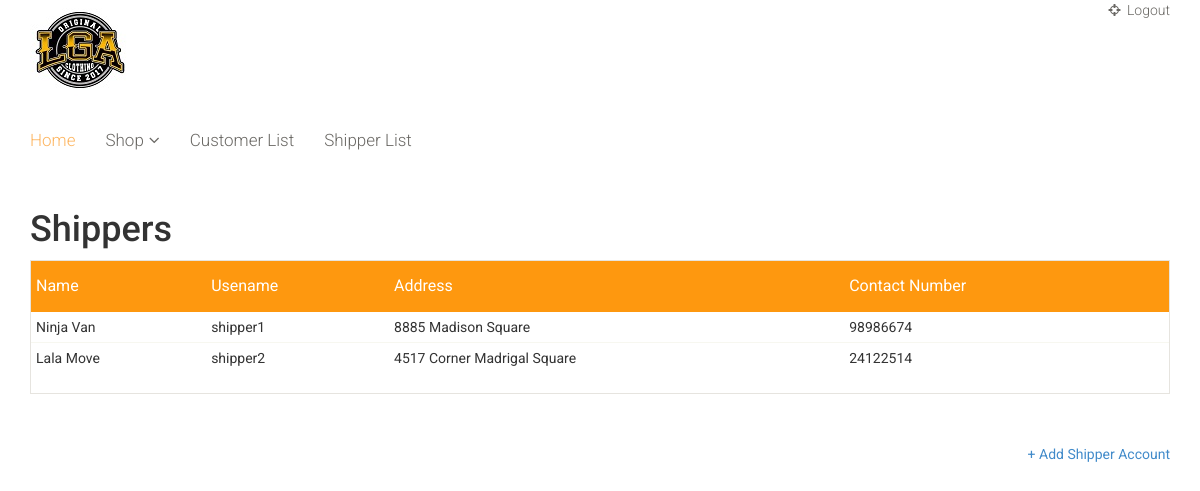
The page /admin/shippers.php on the database its author committed.
### tables this page shows
CREATE TABLE `users` (
  `user_id` int(11) NOT NULL,
  `username` varchar(100) NOT NULL,
  `password` varchar(100) NOT NULL,
  `usertype` varchar(100) NOT NULL,
  `datejoined` datetime NOT NULL DEFAULT current_timestamp(),
  `status` varchar(1) NOT NULL DEFAULT 'A',
  `firstname` varchar(50) NOT NULL,
  `lastname` varchar(50) NOT NULL,
  `address` varchar(128) NOT NULL,
  `user_contact` varchar(128) NOT NULL
);

### admin/shippers.php (the view, shortened to what this page needs)
<?php include 'header.php'; ?>
<section id="cart_items">
		<div class="container">
			<h1>Shippers</h1>
			<div class="table-responsive cart_info">
				<table class="table table-condensed">
					<thead>
						<tr class="cart_menu">
							<td class="quantity">Name</td>
							<td class="name">Usename</td>
							<td class="price">Address</td>
							<td class="quantity">Contact Number</td>
							<td></td>
						</tr>
					</thead>
					<tbody>
					<?php
						$sql = "SELECT * FROM `users` WHERE `usertype` = 'shipper';";
						$query = mysqli_query($conn, $sql);
						while ($row = mysqli_fetch_array($query)) {
							$fname = $row['firstname'];
							$lname = $row['lastname'];
							$user = $row['username'];
							$address = $row['address'];
							$num = $row['user_contact'];
					?>
					<tr>
						<td>
							<?php echo $fname . " " . $lname; ?>
						</td>
						<td>
							<?php echo $user; ?>
						</td>
						<td>
							<?php echo $address; ?>
						</td>
						<td>
							<?php echo $num; ?>
						</td>
						<td></td>
					</tr>
					<?php
						}
					?>
				</tbody>
				</table>
			</div>
			<a href="addShipper.php" style="float: right;">&plus; Add Shipper Account</a>
		</div>
	</section>

### css/main.css (style rules this page uses)
body { font-family: 'Roboto', sans-serif; position: relative; font-weight: 400px; }
a { -webkit-transition: 300ms; transition: 300ms; }
h1, h2, h3, h4, h5, h6 { font-family: 'Roboto', sans-serif; }
#cart_items .cart_info { border: 1px solid #E6E4DF; margin-bottom: 50px }
#cart_items .cart_info .cart_menu { background: #FE980F; color: #fff; font-size: 16px; font-family: 'Roboto', sans-serif; font-weight: normal; }
#cart_items .cart_info .table.table-condensed thead tr { height: 51px; }
#cart_items .cart_info .table.table-condensed tr { border-bottom: 1px solid#F7F7F0 }
#cart_items .cart_info .table.table-condensed tr:last-child { border-bottom: 0 }
.cart_info table tr td { border-top: 0 none; vertical-align: inherit; margin-right: 5px; }

### rows shown on the page
users: firstname "Ninja", lastname "Van", username "shipper1", address "8885 Madison Square", user_contact "98986674"
users: firstname "Lala", lastname "Move", username "shipper2", address "4517 Corner Madrigal Square", user_contact "24122514"
